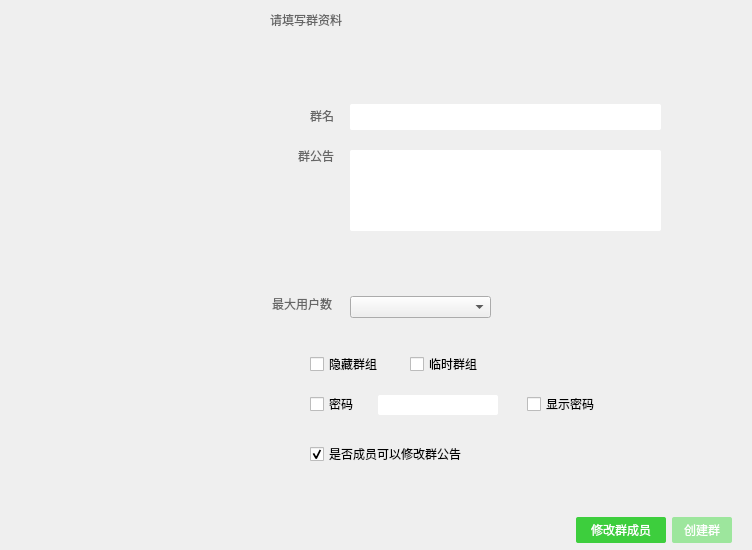
<?xml version="1.0" encoding="UTF-8"?>
<ui version="4.0">
 <class>CreateNewGroupP2</class>
 <widget class="QWidget" name="CreateNewGroupP2">
  <property name="geometry">
   <rect>
    <x>0</x>
    <y>0</y>
    <width>752</width>
    <height>550</height>
   </rect>
  </property>
  <property name="windowTitle">
   <string>CreateNewGroupP2</string>
  </property>
  <property name="styleSheet">
   <string notr="true">QWidget{
    font-family:微软雅黑;
}
QWidget#leftPanel{
    background-color:#EAEBED;
}
QWidget#rightPanel{

    background-color:#FFFFFF;
}
QTreeWidget,QListWidget{
    border:none;
    background-color:#00000000;
}
QTreeWidget::branch{
	border-image:none;
	image:none;
}

QLineEdit#searchEdit{
    padding-left:20px;
    border:1px solid #FFFFFF;
    border-radius: 13px;
}

QLabel{
    color:#666666;
}

QPushButton#docreate,#fixmember{
    border-radius: 2px;
    color:#FFFFFF;
    background-color:#3DCE3D;
}
QPushButton#docreate:disabled,#fixmember:disabled{
    background-color:#9DE69D;
}
QPushButton#docreate:hover,#fixmember:hover{
    background-color:#38C738;
}
QPushButton#docreate:pressed,#fixmember:pressed{
    background-color:#2FB82F;
}


QPushButton#close{
	border:1px solid #00000000;
	image:url(:/Images/close.png);
}
QPushButton#close:hover{
	image:url(:/Images/close-hover.png);
}
QPushButton#close:pressed{
	image:url(:/Images/close-down.png);
}

QWidget#transBorder{
    background: qlineargradient(x1: 0, y1: 0, x2: 1, y2: 0,
                                 stop: 0 #60000000, stop: 1.0 #C0000000);
}



QLineEdit#pwdinput{
	border-radius: 2px;
	background-color:#FFFFFF;
}

QLineEdit#pwdinput:disabled{
	border-radius: 2px;
	background-color:#ECECEC;
}</string>
  </property>
  <layout class="QVBoxLayout" name="verticalLayout">
   <property name="spacing">
    <number>0</number>
   </property>
   <property name="leftMargin">
    <number>0</number>
   </property>
   <property name="topMargin">
    <number>0</number>
   </property>
   <property name="rightMargin">
    <number>0</number>
   </property>
   <property name="bottomMargin">
    <number>0</number>
   </property>
   <item>
    <widget class="QWidget" name="widget" native="true">
     <layout class="QHBoxLayout" name="horizontalLayout">
      <property name="spacing">
       <number>0</number>
      </property>
      <property name="leftMargin">
       <number>0</number>
      </property>
      <property name="topMargin">
       <number>0</number>
      </property>
      <property name="rightMargin">
       <number>0</number>
      </property>
      <property name="bottomMargin">
       <number>0</number>
      </property>
      <item>
       <widget class="QWidget" name="transBorder" native="true">
        <property name="minimumSize">
         <size>
          <width>250</width>
          <height>0</height>
         </size>
        </property>
        <property name="maximumSize">
         <size>
          <width>250</width>
          <height>16777215</height>
         </size>
        </property>
       </widget>
      </item>
      <item>
       <widget class="QWidget" name="dialogbg" native="true">
        <property name="maximumSize">
         <size>
          <width>16777215</width>
          <height>16777215</height>
         </size>
        </property>
        <layout class="QVBoxLayout" name="verticalLayout_2">
         <property name="spacing">
          <number>0</number>
         </property>
         <property name="leftMargin">
          <number>0</number>
         </property>
         <property name="topMargin">
          <number>0</number>
         </property>
         <property name="rightMargin">
          <number>0</number>
         </property>
         <property name="bottomMargin">
          <number>0</number>
         </property>
         <item>
          <widget class="QWidget" name="widget_3" native="true">
           <property name="minimumSize">
            <size>
             <width>0</width>
             <height>40</height>
            </size>
           </property>
           <property name="maximumSize">
            <size>
             <width>16777215</width>
             <height>40</height>
            </size>
           </property>
           <layout class="QHBoxLayout" name="horizontalLayout_2">
            <property name="leftMargin">
             <number>20</number>
            </property>
            <property name="topMargin">
             <number>0</number>
            </property>
            <property name="rightMargin">
             <number>20</number>
            </property>
            <property name="bottomMargin">
             <number>0</number>
            </property>
            <item>
             <widget class="QLabel" name="label">
              <property name="text">
               <string>请填写群资料</string>
              </property>
             </widget>
            </item>
            <item>
             <spacer name="horizontalSpacer">
              <property name="orientation">
               <enum>Qt::Horizontal</enum>
              </property>
              <property name="sizeHint" stdset="0">
               <size>
                <width>355</width>
                <height>20</height>
               </size>
              </property>
             </spacer>
            </item>
            <item>
             <widget class="QPushButton" name="close">
              <property name="minimumSize">
               <size>
                <width>20</width>
                <height>20</height>
               </size>
              </property>
              <property name="maximumSize">
               <size>
                <width>20</width>
                <height>20</height>
               </size>
              </property>
              <property name="text">
               <string/>
              </property>
              <property name="flat">
               <bool>true</bool>
              </property>
             </widget>
            </item>
           </layout>
          </widget>
         </item>
         <item>
          <widget class="QWidget" name="widget_4" native="true">
           <widget class="QLineEdit" name="groupnameinput">
            <property name="geometry">
             <rect>
              <x>100</x>
              <y>64</y>
              <width>311</width>
              <height>26</height>
             </rect>
            </property>
            <property name="styleSheet">
             <string notr="true">background-color:#FFFFFF;border-radius:2px</string>
            </property>
           </widget>
           <widget class="QLabel" name="label_2">
            <property name="geometry">
             <rect>
              <x>30</x>
              <y>70</y>
              <width>54</width>
              <height>12</height>
             </rect>
            </property>
            <property name="text">
             <string>群名</string>
            </property>
            <property name="alignment">
             <set>Qt::AlignRight|Qt::AlignTrailing|Qt::AlignVCenter</set>
            </property>
           </widget>
           <widget class="QLabel" name="label_3">
            <property name="geometry">
             <rect>
              <x>30</x>
              <y>110</y>
              <width>54</width>
              <height>12</height>
             </rect>
            </property>
            <property name="text">
             <string>群公告</string>
            </property>
            <property name="alignment">
             <set>Qt::AlignRight|Qt::AlignTrailing|Qt::AlignVCenter</set>
            </property>
           </widget>
           <widget class="QCheckBox" name="hidegroup">
            <property name="geometry">
             <rect>
              <x>60</x>
              <y>316</y>
              <width>71</width>
              <height>16</height>
             </rect>
            </property>
            <property name="text">
             <string>隐藏群组</string>
            </property>
           </widget>
           <widget class="QCheckBox" name="linshi">
            <property name="geometry">
             <rect>
              <x>160</x>
              <y>316</y>
              <width>71</width>
              <height>16</height>
             </rect>
            </property>
            <property name="text">
             <string>临时群组</string>
            </property>
           </widget>
           <widget class="QCheckBox" name="pwdenable">
            <property name="geometry">
             <rect>
              <x>60</x>
              <y>356</y>
              <width>71</width>
              <height>16</height>
             </rect>
            </property>
            <property name="text">
             <string>密码</string>
            </property>
           </widget>
           <widget class="QLineEdit" name="pwdinput">
            <property name="enabled">
             <bool>true</bool>
            </property>
            <property name="geometry">
             <rect>
              <x>128</x>
              <y>355</y>
              <width>120</width>
              <height>20</height>
             </rect>
            </property>
            <property name="styleSheet">
             <string notr="true"/>
            </property>
           </widget>
           <widget class="QCheckBox" name="showpwd">
            <property name="geometry">
             <rect>
              <x>277</x>
              <y>356</y>
              <width>81</width>
              <height>16</height>
             </rect>
            </property>
            <property name="text">
             <string>显示密码</string>
            </property>
           </widget>
           <widget class="QLabel" name="label_4">
            <property name="geometry">
             <rect>
              <x>11</x>
              <y>256</y>
              <width>71</width>
              <height>16</height>
             </rect>
            </property>
            <property name="text">
             <string>最大用户数</string>
            </property>
            <property name="alignment">
             <set>Qt::AlignRight|Qt::AlignTrailing|Qt::AlignVCenter</set>
            </property>
           </widget>
           <widget class="QComboBox" name="maxcount">
            <property name="geometry">
             <rect>
              <x>100</x>
              <y>256</y>
              <width>141</width>
              <height>22</height>
             </rect>
            </property>
           </widget>
           <widget class="QCheckBox" name="modegrouptip">
            <property name="geometry">
             <rect>
              <x>60</x>
              <y>406</y>
              <width>311</width>
              <height>16</height>
             </rect>
            </property>
            <property name="text">
             <string>是否成员可以修改群公告</string>
            </property>
            <property name="checked">
             <bool>true</bool>
            </property>
           </widget>
           <widget class="QTextEdit" name="textEdit">
            <property name="geometry">
             <rect>
              <x>100</x>
              <y>110</y>
              <width>311</width>
              <height>81</height>
             </rect>
            </property>
            <property name="styleSheet">
             <string notr="true">background-color:#FFFFFF;border-radius:2px</string>
            </property>
           </widget>
          </widget>
         </item>
         <item>
          <widget class="QWidget" name="widget_5" native="true">
           <property name="minimumSize">
            <size>
             <width>0</width>
             <height>40</height>
            </size>
           </property>
           <property name="maximumSize">
            <size>
             <width>16777215</width>
             <height>40</height>
            </size>
           </property>
           <layout class="QHBoxLayout" name="horizontalLayout_3">
            <property name="leftMargin">
             <number>0</number>
            </property>
            <property name="topMargin">
             <number>0</number>
            </property>
            <property name="rightMargin">
             <number>20</number>
            </property>
            <property name="bottomMargin">
             <number>0</number>
            </property>
            <item>
             <spacer name="horizontalSpacer_2">
              <property name="orientation">
               <enum>Qt::Horizontal</enum>
              </property>
              <property name="sizeHint" stdset="0">
               <size>
                <width>317</width>
                <height>20</height>
               </size>
              </property>
             </spacer>
            </item>
            <item>
             <widget class="QPushButton" name="fixmember">
              <property name="minimumSize">
               <size>
                <width>90</width>
                <height>26</height>
               </size>
              </property>
              <property name="text">
               <string>修改群成员</string>
              </property>
              <property name="flat">
               <bool>true</bool>
              </property>
             </widget>
            </item>
            <item>
             <widget class="QPushButton" name="docreate">
              <property name="enabled">
               <bool>false</bool>
              </property>
              <property name="minimumSize">
               <size>
                <width>60</width>
                <height>26</height>
               </size>
              </property>
              <property name="text">
               <string>创建群</string>
              </property>
              <property name="flat">
               <bool>true</bool>
              </property>
             </widget>
            </item>
           </layout>
          </widget>
         </item>
        </layout>
       </widget>
      </item>
     </layout>
    </widget>
   </item>
  </layout>
 </widget>
 <layoutdefault spacing="6" margin="11"/>
 <resources>
  <include location="localman.qrc"/>
 </resources>
 <connections/>
</ui>
